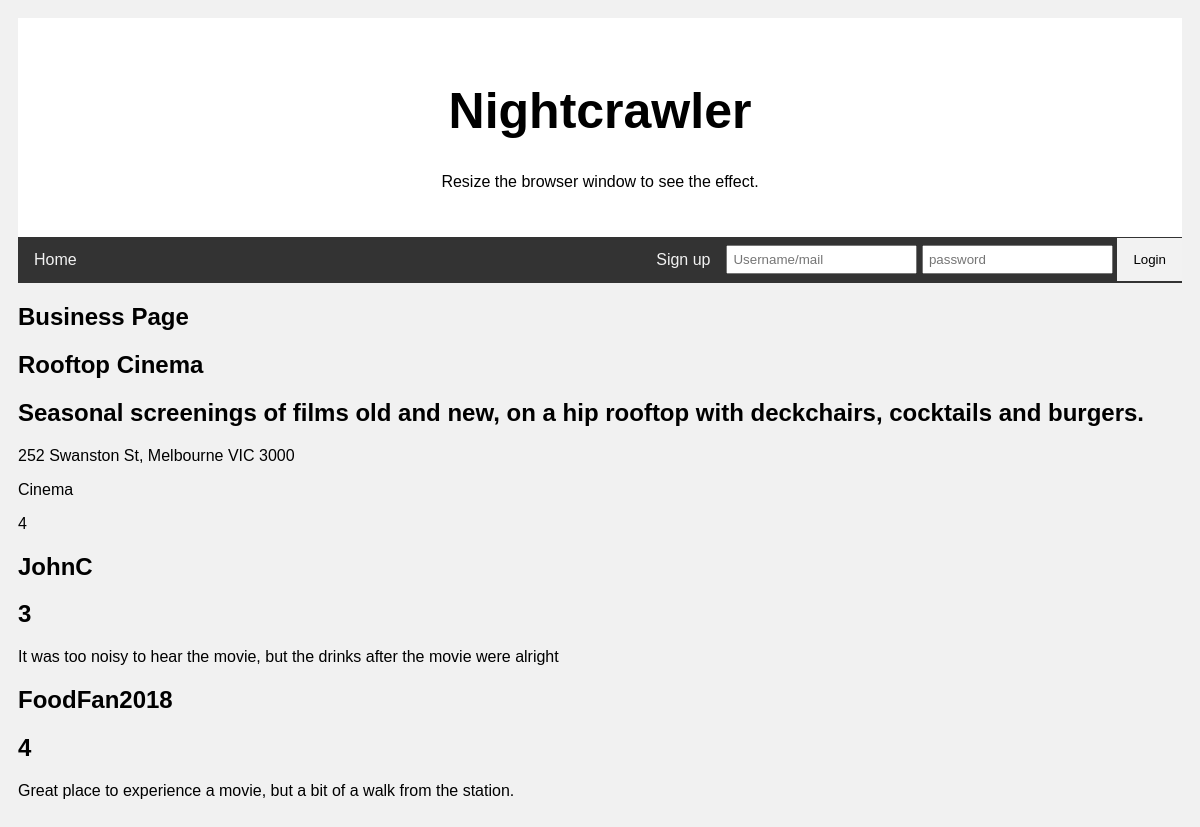
Screenshot of /business.php?business_id=3 with the database file from the repository.
### tables this page shows
CREATE TABLE `businesses` (
  `business_id` int(11) NOT NULL,
  `business_name` varchar(256) NOT NULL,
  `business_description` text NOT NULL,
  `business_address` varchar(256) NOT NULL,
  `business_type` varchar(256) NOT NULL,
  `business_latitude` varchar(10) DEFAULT NULL,
  `business_longitude` varchar(10) DEFAULT NULL,
  `business_rating` float NOT NULL DEFAULT '0'
);

CREATE TABLE `businessreviews` (
  `businessReview_id` int(11) NOT NULL,
  `businessReview_uid` int(11) NOT NULL,
  `businessReview_bid` int(11) NOT NULL,
  `businessReview_rating` int(1) NOT NULL,
  `businessReview_review` text
);

CREATE TABLE `users` (
  `user_id` int(11) NOT NULL,
  `user_first` varchar(256) NOT NULL,
  `user_last` varchar(256) NOT NULL,
  `user_email` varchar(256) NOT NULL,
  `user_uid` varchar(256) NOT NULL,
  `user_pwd` varchar(256) NOT NULL
);

### business.php (the view, shortened to what this page needs)
<?php
	include_once 'header.php';
?>
<section class="business-container">
	<h1>Business Page</h1>
	<div class="main-container">
		<?php
			$business_id = mysqli_real_escape_string($conn, $_GET['business_id']);
			$sql_business = "SELECT * FROM businesses WHERE business_id='$business_id'";
			$result_business = mysqli_query($conn, $sql_business);
			$businessQueryResults = mysqli_num_rows($result_business);
			if ($businessQueryResults > 0) {
				while ($row = mysqli_fetch_assoc($result_business)) {
					echo "
					<div class='business-box'>
						<h2>".$row['business_name']."</h2>
						<h2>".$row['business_description']."</h2>
						<p>".$row['business_address']."</p>
						<p>".$row['business_type']."</p>
						<p>".$row['business_rating']."</p>
					</div>";
				}
			}
			echo "</div>
				<div>";
			$sql_businessreviews = "SELECT * FROM businessreviews WHERE businessReview_bid='$business_id'";
			$result_reviews = mysqli_query($conn, $sql_businessreviews);
			$reviewQueryResults = mysqli_num_rows($result_reviews);
			if ($reviewQueryResults > 0) {
				while ($row = mysqli_fetch_assoc($result_reviews)) {
					$sqlname = "SELECT user_uid FROM users WHERE user_id=".$row['businessReview_uid'];
					$review_username = mysqli_query($conn, $sqlname);
					$username = mysqli_fetch_assoc($review_username);
					echo "
					<div class='business-box'>
						<h2>".$username['user_uid']."</h2>
						<h2>".$row['businessReview_rating']."</h2>
						<p>".$row['businessReview_review']."</p>
					</div>";
				}
			} else {
				echo "There are no reviews of this business right now!";
			}
		?>
	</div>
</section>
<?php
	include_once 'footer.php'
?>

### style.css (style rules this page uses)
* { box-sizing: border-box; }
body { font-family: Arial; padding: 10px; background: #f1f1f1; }

### rows the page displays
businesses: business_name "Rooftop Cinema", business_description "Seasonal screenings of films old and new, on a hip rooftop with deckchairs, cocktails and burgers.", business_address "252 Swanston St, Melbourne VIC 3000", business_type "Cinema", business_rating "4"
businessreviews: users.user_uid "JohnC", businessReview_rating "3", businessReview_review "It was too noisy to hear the movie, but the drinks after the movie were alright"
businessreviews: users.user_uid "FoodFan2018", businessReview_rating "4", businessReview_review "Great place to experience a movie, but a bit of a walk from the station."
